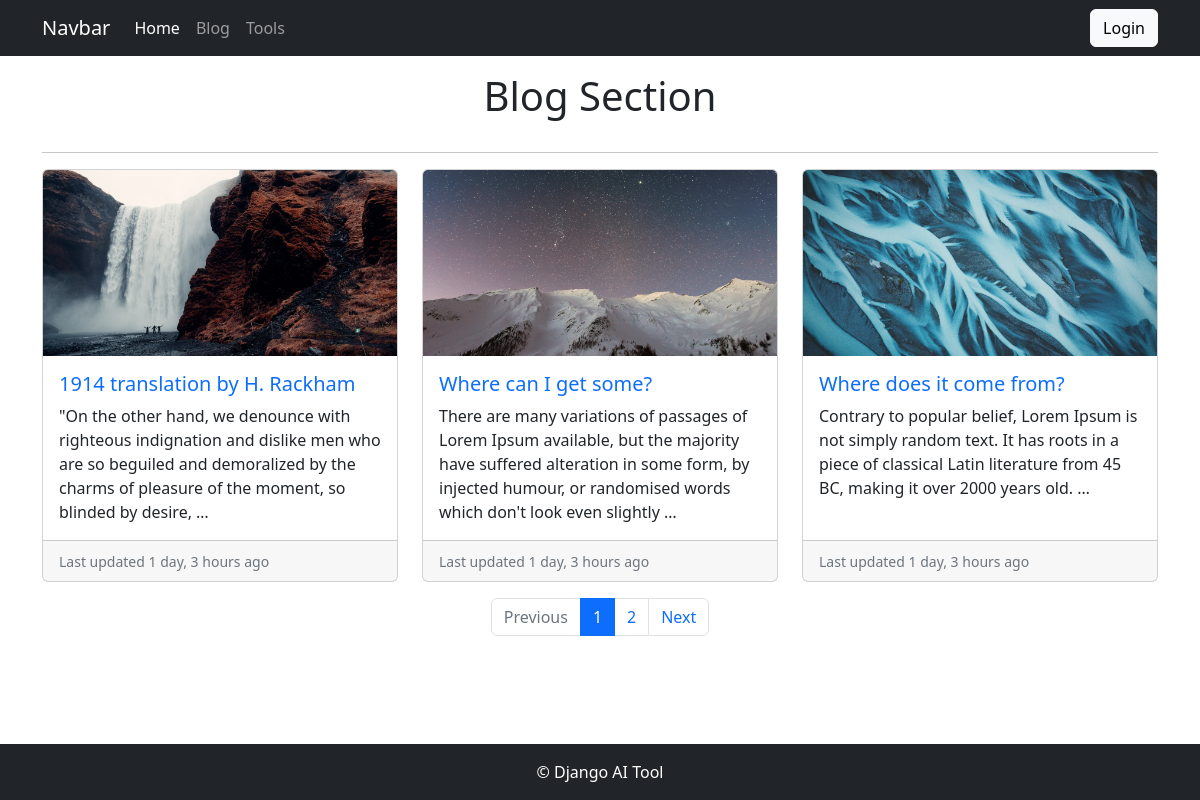
Screenshot of /blog/ with the database file from the repository.
### blog/models.py (models this page shows, shortened)
class BlogPost(models.Model):
    STATUS = [
        ('draft', 'Draft'),
        ('pending', 'Pending'),
        ('published', 'Publish'),
    ]
    title = models.CharField(max_length=200)
    feature_image = models.ImageField(upload_to='blog/', blank=True, null=True)
    content = models.TextField()
    slug = models.SlugField(unique=True, blank=True, null=True)
    created = models.DateTimeField(auto_now_add=True)
    updated = models.DateTimeField(auto_now=True)
    category = models.ForeignKey(Category, on_delete=models.CASCADE)
    status = models.CharField(max_length=10, choices= STATUS, default='draft')
    meta_title = models.CharField(max_length = 200, blank=True, null=True)
    meta_description = models.TextField(blank=True, null=True)
    class Meta:
        verbose_name_plural = 'All Posts'

### blog/views.py (the view)
# urls.py: path("blog/", views.Blog, name = 'blog'),
def Blog(request):
    queryset = BlogPost.objects.filter(status = 'published').order_by('-created')
    per_page = 3
    paginator = Paginator(queryset, per_page)
    page_number = request.GET.get("page")
    posts = paginator.get_page(page_number)
    template_name = 'Blog/blog.html'
    context = {'posts': posts}
    return render(request, template_name, context)

### templates/Blog/blog.html (shortened to what this page needs)
{% extends 'base.html' %}
{% block content %}
<div class="container">
  <h1 class="text-center py-3">Blog Section</h1>
  <hr>
  <div class="row row-cols-1 row-cols-md-3 g-4">
    {% for post in posts %}
    <div class="col">
      <div class="card h-100">
        <img src="{{post.feature_image.url}}" class="card-img-top" alt="...">
        <div class="card-body">
          <h5 class="card-title"><a href="{% url 'single_post' post.slug %}" class="text-decoration-none text-primary">{{post.title}}</a></h5>
          <p class="card-text">{{post.content|truncatewords:30}}</p>
        </div>
        <div class="card-footer">
          <small class="text-muted">Last updated {{post.updated|timesince}} ago</small>
        </div>
      </div>
    </div>
    {%endfor%}
  </div>
  <nav aria-label="Page navigation example" class="my-3">
    <ul class="pagination justify-content-center">
      {% if posts.has_previous %}
      <li class="page-item">
        <a class="page-link" href="?page= {{posts.previous_page_number}}">Previous</a>
      </li>
      {%else%}
      <li class="page-item disabled">
        <a class="page-link disable">Previous</a>
      </li>
      {% endif %}
      {%for i in posts.paginator.page_range%}
      {% if posts.number == i %}
      <li class="page-item active"><a class="page-link" href="?page={{i}}">{{i}}</a></li>
      {% else %}
      <li class="page-item"><a class="page-link" href="?page={{i}}">{{i}}</a></li>
      {% endif %}
      {% endfor %}
      {% if posts.has_next %}
      <li class="page-item">
        <a class="page-link" href="?page={{posts.next_page_number}}">Next</a>
      </li>
      {% else %}
      <li class="page-item disabled">
        <a class="page-link">Next</a>
      </li>
      {% endif %}
    </ul>
  </nav>
</div>
{% endblock content %}

### templates/base.html (shortened to what this page needs)
<!doctype html>
<html lang="en">
  <head>
    <link href="https://cdn.jsdelivr.net/npm/bootstrap@5.2.3/dist/css/bootstrap.min.css" rel="stylesheet">
  </head>
  <body class="d-flex flex-column min-vh-100 ">
    {% include 'navbar.html' %}
    {% block content %}
    {% endblock content %}
    <footer class="mt-auto pt-3">
        <div class="bg-dark text-white text-center py-3">
            &copy; Django AI Tool
        </div>
    </footer>
  </body>
</html>

### templates/navbar.html (shortened to what this page needs)
<nav class="navbar navbar-expand-lg bg-dark navbar-dark">
    <div class="container">
      <a class="navbar-brand" href="#">Navbar</a>
      <div class="collapse navbar-collapse" id="navbarSupportedContent">
        <ul class="navbar-nav me-auto mb-2 mb-lg-0">
          <li class="nav-item">
            <a class="nav-link active" aria-current="page" href="{% url 'home' %}">Home</a>
          </li>
          <li class="nav-item">
            <a class="nav-link" href="{% url 'blog' %}">Blog</a>
          </li>
          <li class="nav-item">
            <a class="nav-link" href="#">Tools</a>
          </li>
        </ul>
        <button class="d-flex btn btn-light" type="submit">Login</button>
      </div>
    </div>
  </nav>

### rows the page displays
BlogPost: feature_image (picture), title "1914 translation by H. Rackham", content "\"On the other hand, we denounce with righteous indignation and dislike men who are so beguiled and demoralized by the charms of pleasure of the moment, so blinded by desire, …", updated "1 day, 3 hours"
BlogPost: feature_image (picture), title "Where can I get some?", content "There are many variations of passages of Lorem Ipsum available, but the majority have suffered alteration in some form, by injected humour, or randomised words which don't look even slightly …", updated "1 day, 3 hours"
BlogPost: feature_image (picture), title "Where does it come from?", content "Contrary to popular belief, Lorem Ipsum is not simply random text. It has roots in a piece of classical Latin literature from 45 BC, making it over 2000 years old. …", updated "1 day, 3 hours"

### other values shown
{{ i }} "1"
{{ i }} "2"
